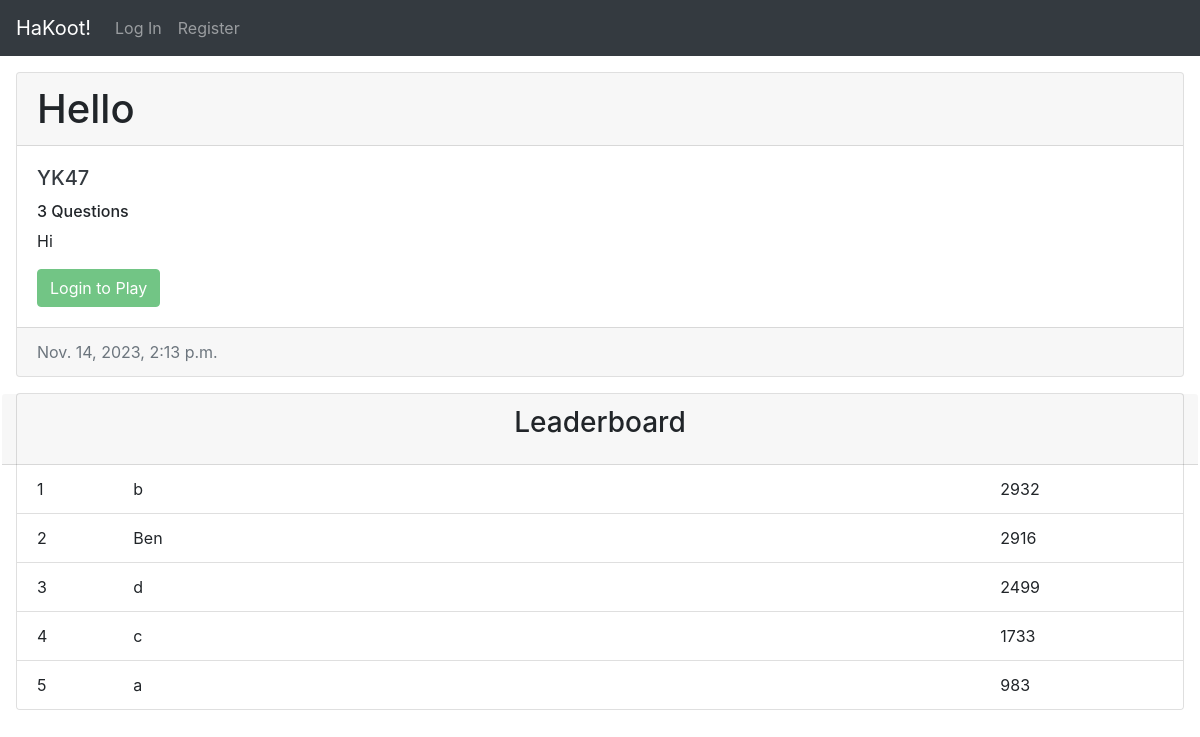
Screenshot of /view/15 with the database file from the repository.
### quiz/models.py (models this page shows, shortened)
class Quiz(models.Model):
    creator = models.ForeignKey(User, on_delete=models.CASCADE, related_name="quizzes")
    name = models.CharField(max_length=128)
    desc = models.CharField(max_length=512, default="")
    timestamp = models.DateTimeField(auto_now_add=True, blank=True, null=True)
    def num_questions(self):
        return self.questions.all().count()

class User(AbstractUser):
    pass

class Quiz_attempt(models.Model):
    user = models.ForeignKey(User, on_delete=models.CASCADE, related_name="attempts")
    quiz = models.ForeignKey(Quiz, on_delete=models.CASCADE, related_name="attempts")
    timestamp = models.DateTimeField(auto_now_add=True, blank=True, null=True)
    def score(self):
        return sum([attempt.score() for attempt in self.qn_attempts.all()])

class Question_attempt(models.Model):
    question = models.ForeignKey(Question, on_delete=models.CASCADE, related_name="attempts")
    option_chosen = models.IntegerField(default=-1)
    quiz_attempt = models.ForeignKey(Quiz_attempt, on_delete=models.CASCADE, related_name="qn_attempts")
    time_left = models.DecimalField(decimal_places=2, max_digits=10, default=0.0)
    def correct(self):
        return int(self.question.correct_option) == int(self.option_chosen)
    def score(self):
        if self.correct():
            return int(500 + 500 * (self.time_left / self.question.time_limit))
        else:
            return 0

class Question(models.Model):
    quiz = models.ForeignKey(Quiz, on_delete=models.CASCADE, related_name="questions")
    question = models.CharField(max_length=512)
    qn_no = models.IntegerField(default=1, validators=[
        MinValueValidator(0)
    ])
    correct_option = models.IntegerField(default=0, choices=(
        (i - 1, i) for i in range(1, 5)
    ))
    time_limit = models.IntegerField(default=30, choices=(
        (i * 10, i * 10) for i in range(1, 7)
    ))

### quiz/views.py (the view)
# urls.py: path("view/<int:quiz_id>", views.view, name="view"),
def view(request, quiz_id):
    quiz = Quiz.objects.get(id=quiz_id)
    if request.user.is_authenticated:
        quiz_attempt = Quiz_attempt.objects.filter(user=request.user, quiz=quiz).first()
    else:
        quiz_attempt = None
    all_attempts = Quiz_attempt.objects.filter(quiz=quiz).all()
    leaderboard = sorted(all_attempts, key=lambda x: x.score(), reverse=True)[:5]
    return render(request, "quiz/view.html", {
        "quiz": quiz,
        "quiz_attempt": quiz_attempt,
        "leaderboard": leaderboard
    })

### quiz/templates/quiz/view.html (shortened to what this page needs)
{% extends "quiz/layout.html" %}
{% load static %}
{% block body %}
    <div class="card m-3">
        <h1 class="card-header">{{ quiz.name }}</h1>
        <div class="card-body">
            <a href="{% url 'quiz:profile' quiz.creator %}">
                <h5 class="card-title text-dark">{{ quiz.creator }}</h5>
            </a>
            <h6 class="card-text">{{ quiz.num_questions }} Questions</h6>
            <p class="card-text">{{ quiz.desc }}</p>
            {% if user.is_authenticated and quiz_attempt is None %}
                <a href="{% url 'quiz:play' quiz.id %}"><button class="btn btn-success">Play!</button></a>
            {% elif user.is_authenticated %}
                <button class="btn btn-success" disabled>Already Attempted</button>
            {% else %}
                <button class="btn btn-success" disabled>Login to Play</button>
            {% endif %}
        </div>
        <div class="card-footer text-muted">{{ quiz.timestamp }}</div>
    </div>
    <div class="card m-3" id="leaderboard">
        <div class="card-header row justify-content-center">
            <h3 class="card-title">Leaderboard</h3>
        </div>
        <ul class="list-group list-group-flush">
            {% for quiz_attempt in leaderboard %}
                {% if quiz_attempt.user == user %}
                    <li class="list-group-item list-group-item-success">
                {% else %}
                    <li class="list-group-item">
                {% endif %}
                        <div class="row">
                            <div class="col-1">{{ forloop.counter }}</div>
                            <div class="col-9 username">{{ quiz_attempt.user.username }}</div>
                            <div class="col-2 score">{{ quiz_attempt.score }}</div>
                        </div>
                    </li>
            {% empty %}
                <li class="list-group-item">No attempts yet</li>
            {% endfor %}
        </ul>
    </div>
{% endblock %}

### rows the page displays
Quiz: name "Hello", creator "YK47", num_questions "3", desc "Hi", timestamp "Nov. 14, 2023, 2:13 p.m."
Quiz_attempt: user.username "b", score "2932"
Quiz_attempt: user.username "Ben", score "2916"
Quiz_attempt: user.username "d", score "2499"
Quiz_attempt: user.username "c", score "1733"
Quiz_attempt: user.username "a", score "983"
